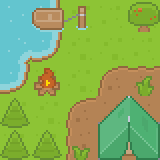

This is a level from a 2D game, rendered from its Tiled map with the project's own tilesets. A one-line summary and the complete map file follow:
An orthogonal 5x5 tile map with 32x32 px tiles, 3 tile layers (ground, ground_overlay, objects).

<map version="1.0" orientation="orthogonal" renderorder="right-down" width="5" height="5" tilewidth="32" tileheight="32" nextobjectid="1">
 <tileset firstgid="1" name="rogue_tiles" tilewidth="32" tileheight="32" spacing="2" tilecount="1425" columns="57">
  <image source="../sprites/roguelikeSheet_big.png" width="1936" height="850" />
 </tileset>
 <layer name="ground" width="5" height="5">
  <data encoding="csv">
6,6,6,63,6,
6,6,6,6,63,
6,63,6,6,6,
6,6,6,6,6,
63,63,6,6,6
</data>
 </layer>
 <layer name="ground_overlay" width="5" height="5">
  <data encoding="csv">
1,62,0,0,0,
58,119,0,0,0,
119,0,0,521,522,
0,0,521,579,579,
0,0,578,579,579
</data>
 </layer>
 <layer name="objects" width="5" height="5">
  <data encoding="csv">
0,1080,966,0,537,
0,0,0,0,0,
0,471,0,0,650,
530,0,0,617,618,
530,530,593,674,675
</data>
 </layer>
</map>